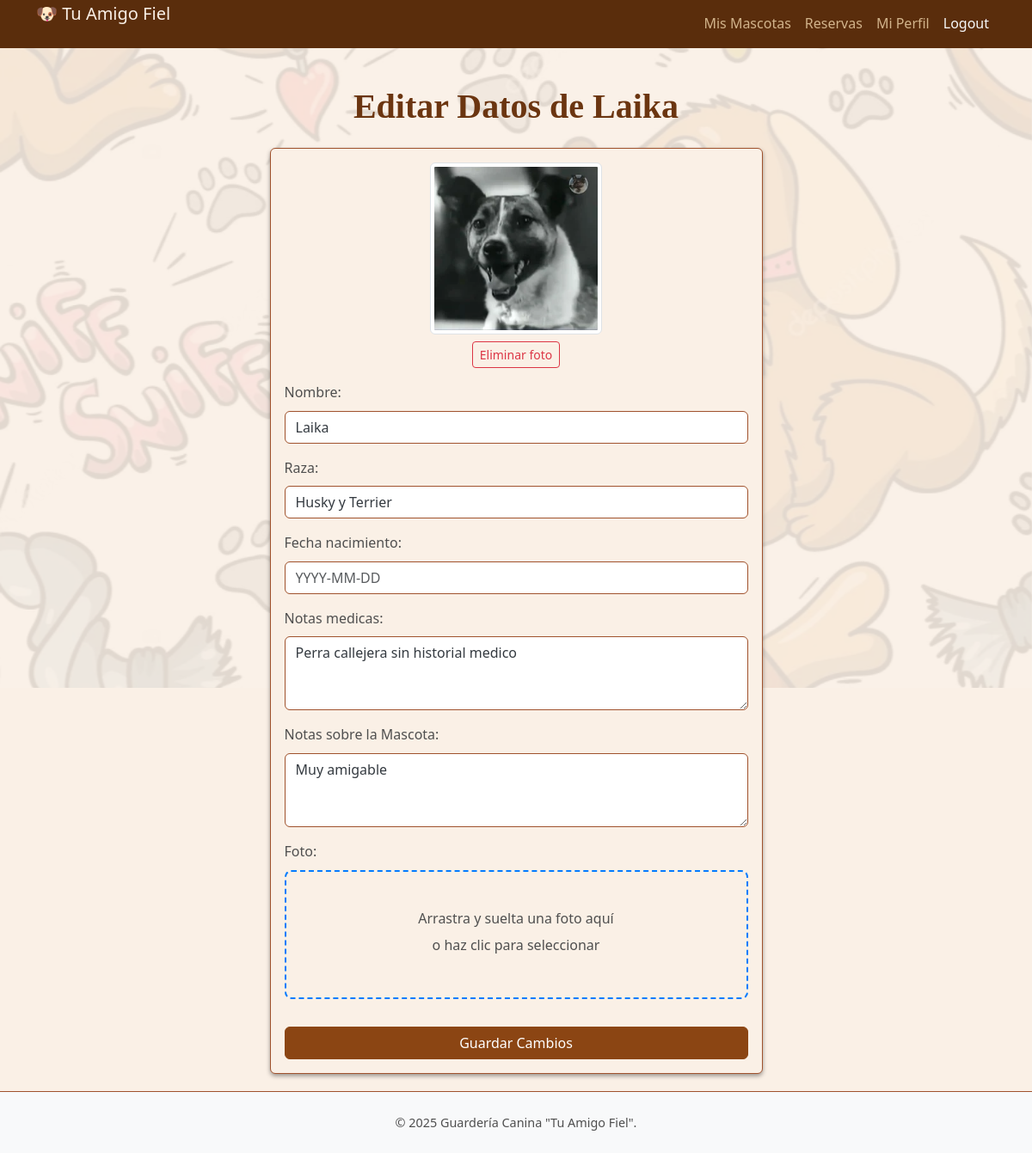
Screenshot of /daycare/editar/1/ (signed in) with the database file from the repository.
### daycare/models.py (models this page shows, shortened)
class Pet(models.Model):
    owner = models.ForeignKey(Owner, on_delete=models.CASCADE, related_name='pets') # Relación muchos-a-uno con Dueño
    nombre = models.CharField(max_length=100)
    raza = models.CharField(max_length=100, blank=True, null=True)
    fecha_nacimiento = models.DateField(blank=True, null=True)
    foto = models.ImageField(upload_to='pets_photos/', blank=True, null=True)
    notas_medicas = models.TextField(blank=True, null=True) # Alergias, medicaciones, etc.
    comportamiento_notas = models.TextField(blank=True, null=True, verbose_name='Notas sobre la Mascota') # Cómo se lleva con otros perros, etc.

### daycare/views.py (the view)
# urls.py: path('editar/<int:pk>/', views.editar_mascota, name='editar_mascota'),
@login_required
def editar_mascota(request, pk): # Espera el ID (pk) de la mascota a editar
    mascota = get_object_or_404(Pet, pk=pk)
    if mascota.owner.user != request.user:
        messages.error(request, 'No tienes permiso para editar esta mascota.') # Añade un mensaje de error
        return redirect('daycare:home') # Redirige a la lista de sus mascotas
    if request.method == 'POST':
        form = PetForm(request.POST, request.FILES, instance=mascota)
        if form.is_valid():
            if form.cleaned_data.get('foto') is False: # Usar .get() para manejar el caso si el campo no está en el form
                if mascota.foto: # Verifica si el campo foto de la instancia tiene un archivo
                    try:
                        mascota.foto.delete(save=False) # save=False para no guardar inmediatamente, lo guardará el form.save()
                        messages.info(request, 'Foto anterior eliminada.')
                    except Exception as e:
                        messages.error(request, f'Error al eliminar la foto anterior: {e}')
            form.save()
            messages.success(request, f'Los datos de {mascota.nombre} se han actualizado correctamente.')
            return redirect('daycare:detalle_mascota', pk=mascota.pk) # Redirigir a detalles
    else:
        form = PetForm(instance=mascota)
    return render(request, 'daycare/editar_mascota.html', {'form': form, 'mascota': mascota})

### daycare/forms.py
class PetForm(forms.ModelForm):
    class Meta:
        model = Pet
        fields = ['nombre', 'raza', 'fecha_nacimiento', 'notas_medicas', 'comportamiento_notas', 'foto']
        widgets = {
            'nombre': forms.TextInput(attrs={'class': 'form-control'}),
            'raza': forms.TextInput(attrs={'class': 'form-control'}),
            'fecha_nacimiento': forms.DateInput(attrs={'type': 'date', 'class': 'form-control'}),
            'notas_medicas': forms.Textarea(attrs={'rows': 4, 'class': 'form-control'}),
            'comportamiento_notas': forms.Textarea(attrs={'rows': 4, 'class': 'form-control'}),
            'foto': forms.FileInput(attrs={'class': 'form-control'}), # FileInput también usa form-control
        }

### daycare/templates/daycare/editar_mascota.html (shortened to what this page needs)
{% extends 'base.html' %}
{% load static %}
{% block extra_css %}
    <link rel="stylesheet" href="https://unpkg.com/flatpickr@4.6.13/dist/flatpickr.min.css">
 {% endblock %}
 {% block content %}
     <h1 class="mb-4 text-center">Editar Datos de {{ mascota.nombre }}</h1>
     <div class="row justify-content-center">
         <div class="col-md-8 col-lg-6">
             <div class="card shadow-sm">
                 <div class="card-body">
                     <form method="post" enctype="multipart/form-data">
                         <div id="existing-photo-section">
                            {% if mascota.foto %}
                                <div class="mb-3 d-flex flex-column align-items-center">
                                    <img src="{{ mascota.foto.url }}" alt="Foto de {{ mascota.nombre }}" class="img-thumbnail mb-2" style="max-height: 200px; max-width: 100%; object-fit: cover;">
                                    <button type="button" id="delete-photo-button" class="btn btn-outline-danger btn-sm">Eliminar foto</button>
                                </div>
                            {% else %}
                                 <div class="mb-3 text-center text-muted">
                                     <p>No hay foto actual.</p>
                                 </div>
                            {% endif %}
                         </div>
                         <div class="mb-3">
                             <label for="{{ form.nombre.id_for_label }}" class="form-label">{{ form.nombre.label }}:</label>
                             <input type="text"
                                    name="{{ form.nombre.name }}"
                                    id="{{ form.nombre.id_for_label }}"
                                    class="form-control {% if form.nombre.errors %}is-invalid{% endif %}"
                                    value="{{ form.nombre.value|default:'' }}">
                         </div>
                         <div class="mb-3">
                             <label for="{{ form.raza.id_for_label }}" class="form-label">{{ form.raza.label }}:</label>
                             <input type="text"
                                    name="{{ form.raza.name }}"
                                    id="{{ form.raza.id_for_label }}"
                                    class="form-control {% if form.raza.errors %}is-invalid{% endif %}"
                                    value="{{ form.raza.value|default:'' }}">
                         </div>
                         <div class="mb-3">
                             <label for="{{ form.fecha_nacimiento.id_for_label }}" class="form-label">{{ form.fecha_nacimiento.label }}:</label>
                             <input type="text"
                                    name="{{ form.fecha_nacimiento.name }}"
                                    id="{{ form.fecha_nacimiento.id_for_label }}"
                                    class="form-control {% if form.fecha_nacimiento.errors %}is-invalid{% endif %}"
                                    value="{{ form.fecha_nacimiento.value|default:'' }}"
                                    placeholder="YYYY-MM-DD">
                         </div>
                         <div class="mb-3">
                             <label for="{{ form.notas_medicas.id_for_label }}" class="form-label">{{ form.notas_medicas.label }}:</label>
                             <textarea name="{{ form.notas_medicas.name }}"
                                       id="{{ form.notas_medicas.id_for_label }}"
                                       class="form-control {% if form.notas_medicas.errors %}is-invalid{% endif %}"
                                       rows="3">{% if form.notas_medicas.value %}{{ form.notas_medicas.value }}{% endif %}</textarea>
                         </div>
                         <div class="mb-3">
                             <label for="{{ form.comportamiento_notas.id_for_label }}" class="form-label">{{ form.comportamiento_notas.label }}:</label>
                             <textarea name="{{ form.comportamiento_notas.name }}"
                                       id="{{ form.comportamiento_notas.id_for_label }}"
                                       class="form-control {% if form.comportamiento_notas.errors %}is-invalid{% endif %}"
                                       rows="3">{% if form.comportamiento_notas.value %}{{ form.comportamiento_notas.value }}{% endif %}</textarea>
                         </div>
                         <div class="mb-3">
                            <label for="{{ form.foto.id_for_label }}" class="form-label">{{ form.foto.label }}:</label>
                            <div id="drop-zone" class="drop-zone {% if form.foto.errors %}border-danger{% endif %}">
                                 <p class="drop-zone-text">Arrastra y suelta una foto aquí</p>
                                 <p class="drop-zone-text">o haz clic para seleccionar</p>
                             </div>
                        </div>
                        <button type="submit" class="btn btn-primary mt-3 w-100">Guardar Cambios</button>
                    </form>
                 </div>
             </div>
         </div>
     </div>
 {% endblock content %}

### daycare/static/daycare/css/style.css (style rules this page uses)
:root { --color-brown-lightest: #f5f5dc; --color-brown-light: #d2b48c; --color-brown-medium: #a0522d; --color-brown-dark: #8b4513; --color-brown-darkest: #5a2d0c; --color-neutral-light: #f8f9fa; --color-neutral-dark: #343a40; --color-text-primary: var(--color-neutral-dark); --color-background-body: var(--color-brown-lightest); --color-primary: #8B4513; --color-primary-dark: #6B3510; --color-secondary: #D2B48C; --color-accent: #DAA520; --color-background: #FAF0E6; --color-card-bg: #FFFFFF; --color-text: #4F4F4F; --color-text-muted: #828282; --color-border: #E0E0E0; --color-success: #28a745; --color-danger: #dc3545; --color-warning: #ffc107; --color-info: #17a2b8; --font-family-sans-serif: system-ui, -apple-system, "Segoe UI", Roboto, "Helvetica Neue", "Noto Sans", "Liberation Sans", Arial, sans-serif, "Apple Color Emoji", "Segoe UI Emoji", "Segoe UI Symbol", "Noto Color Emoji"; --font-family-headings: 'Georgia', serif; }
body { font-family: 'Segoe UI', Tahoma, Geneva, Verdana, sans-serif; color: var(--color-text-primary); background-color: var(--color-background-body); line-height: 1.6; padding-top: 56px; display: flex; flex-direction: column; min-height: 100vh; background-color: var(--color-background); color: var(--color-text); font-family: var(--font-family-sans-serif); }
body::before { content: ""; position: fixed; top: 0; left: 0; width: 100vw; height: 100vh; z-index: -1; background-image: url('/static/daycare/images/your-pattern-image.webp'); background-size: cover; background-position: center center; background-repeat: no-repeat; background-attachment: fixed; opacity: 0.1; }
h1, h2, h3, h4, h5, h6 { color: black; margin-bottom: 0.5em; font-weight: bold; font-family: var(--font-family-headings); color: var(--color-primary-dark); }
.btn-primary { background-color: var(--color-brown-medium); border-color: var(--color-brown-dark); color: white; transition: background-color 0.3s ease, border-color 0.3s ease; background-color: var(--color-primary); border-color: var(--color-primary); }
.card { border-color: var(--color-brown-light); background-color: var(--color-card-bg); border-color: var(--color-border); }
.card { border-color: var(--color-brown-medium); background-color: var(--color-background); }
.form-control { border-color: var(--color-brown-medium); color: var(--color-text-primary); }
.card-body { padding: 1rem; }
.form-label { color: var(--color-text-primary); }
.drop-zone { border: 2px dashed var(--color-brown-medium); padding: 30px; text-align: center; cursor: pointer; border-radius: 8px; color: var(--color-brown-dark); transition: background-color 0.3s ease, border-color 0.3s ease; position: relative; min-height: 150px; display: flex; flex-direction: column; justify-content: center; align-items: center; overflow: hidden; }
body { font-family: var(--font-family-sans-serif); }
h1, h2, h3, h4, h5, h6 { font-family: var(--font-family-headings); color: var(--color-primary-dark); }
p { color: var(--color-text); }
.form-label { color: var(--color-text); font-weight: 500; }
.shadow-sm { box-shadow: 0 .15rem .35rem rgba(0, 0, 0, .375) !important; }

### daycare/templates/daycare/editar_mascota.html (style rules this page uses)
.drop-zone { border: 2px dashed #007bff; padding: 30px; text-align: center; cursor: pointer; border-radius: 8px; color: #007bff; transition: background-color 0.3s ease, border-color 0.3s ease; position: relative; min-height: 150px; display: flex; flex-direction: column; justify-content: center; align-items: center; overflow: hidden; }
.drop-zone .drop-zone-text { position: relative; z-index: 5; pointer-events: none; margin-bottom: 5px; }

### templates/base.html (style rules this page uses)
body { padding-top: 56px; }

### rows the page displays
Pet: nombre "Laika", foto (picture), raza "Husky y Terrier", notas_medicas "Perra callejera sin historial medico", comportamiento_notas "Muy amigable"
